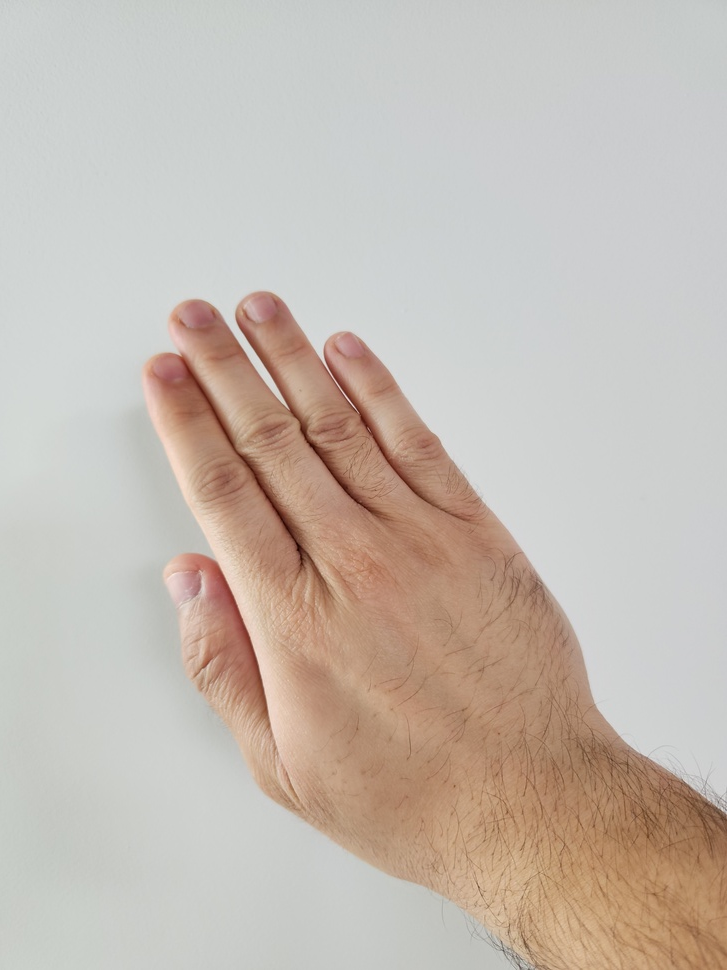
#> input picture Project_1/notebooks/explore/images/Paper/20240922_123828.jpg, 727 x 970 px, shrunk from 6120 x 8160 before the run
$ python -i deployment.py   (imports and definitions only)
#> lines starting #> are read from the running program, lines starting #| are printed output that depends on the picture; after the words box and inside, x2 and y2 are one past the last pixel; in counts of white or black regions, pixels touching at a corner belong together
#> further down, picture is the input picture: shape (970, 727, 3); mean B, G, R 178.1, 187, 197.1
import cv2 as cv
import joblib
import numpy as np
import pandas as pd

# [10 lines not run here, left out]

# Define the features based on your trained model
features = ['perimeter', 'solidity', 'circularity', 'eccentricity', 'major_axis_length', 'minor_axis_length']


def getContourFeatures(contour):
    """ Return selected contour features based on contour analysis. """
    # Simple contour features
    area = cv.contourArea(contour)
    perimeter = cv.arcLength(contour, True)

    # Convex hull features
    hull = cv.convexHull(contour)
    hull_area = cv.contourArea(hull)
    solidity = float(area) / hull_area if hull_area > 0 else 0

    # Circularity
    circularity = (4 * np.pi * area) / (perimeter ** 2) if perimeter > 0 else 0

    # Eccentricity and fitting ellipse parameters
    try:
        ellipse = cv.fitEllipse(contour)
        (center, axes, orientation) = ellipse
        major_axis_length = max(axes)
        minor_axis_length = min(axes)
        eccentricity = np.sqrt(1 - (minor_axis_length / major_axis_length) ** 2) if major_axis_length > 0 else 0
    except Exception as e:
        major_axis_length = minor_axis_length = eccentricity = 0

    # Create a feature vector with only the selected features
    features = np.array([
        perimeter,
        solidity,
        circularity,
        eccentricity,
        major_axis_length,
        minor_axis_length
    ])

    return features

def extract_features_from_frame(frame):
    """ Extract features from the given frame using contour analysis. """
    # Convert the image to the HSV color space
    hsv_img = cv.cvtColor(frame, cv.COLOR_BGR2HSV)
#> hsv_img: shape (970, 727, 3); mean H, S, V 55.6, 31.6, 199.2

    # Define the skin color range
    lower_skin = np.array([0, 20, 70], dtype=np.uint8)
    upper_skin = np.array([20, 255, 255], dtype=np.uint8)

    # Create a binary mask where skin color is within the specified range
    masked_img = cv.inRange(hsv_img, lower_skin, upper_skin)
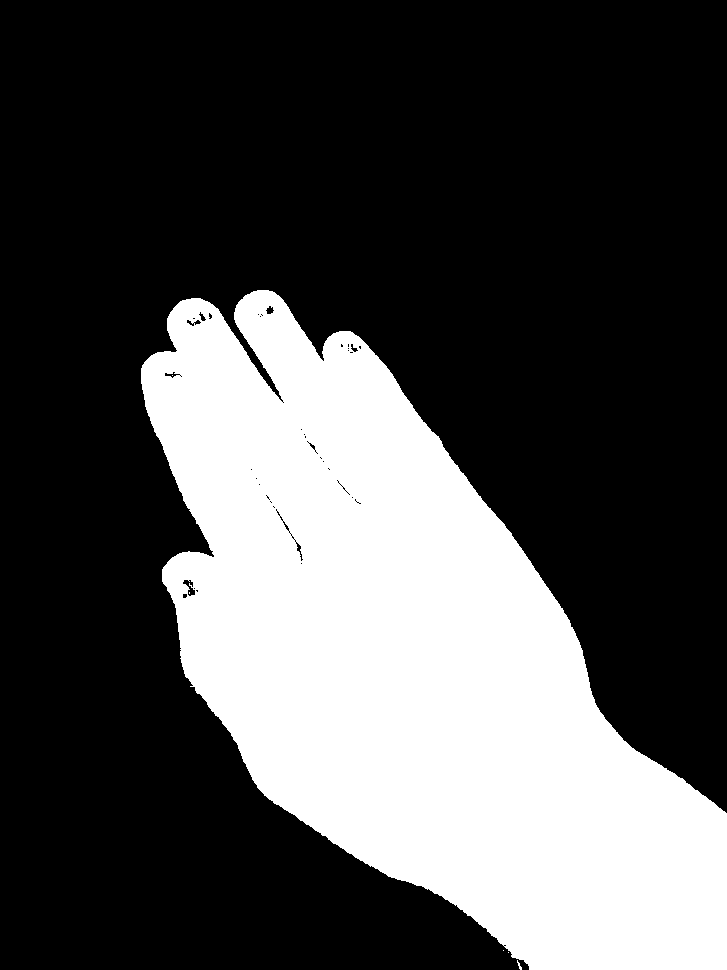
#> masked_img: shape (970, 727); 30.5% white; 6 white regions (4 under 20 px), largest, box (x1, y1, x2, y2) and area: (141, 290, 727, 970) 214754, (517, 960, 522, 970) 20

    # Apply morphological operations to clean up the mask (remove small noises)
    kernel = cv.getStructuringElement(cv.MORPH_ELLIPSE, (5, 5))
    masked_img = cv.morphologyEx(masked_img, cv.MORPH_CLOSE, kernel)
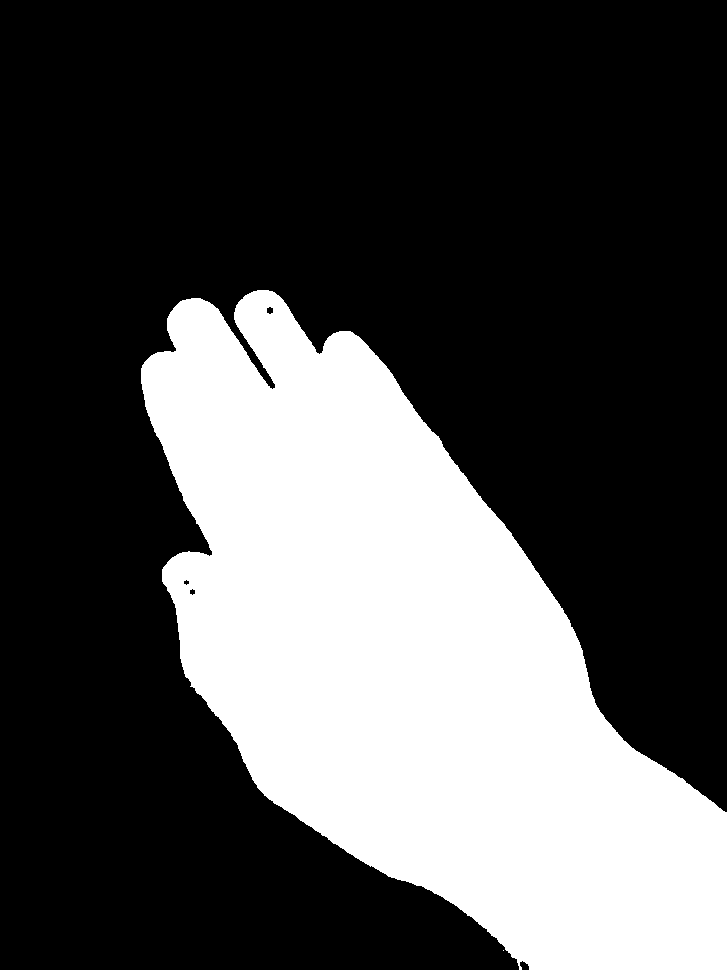
#> masked_img: shape (970, 727); 30.5% white; 2 white regions (1 under 20 px), largest, box (x1, y1, x2, y2) and area: (141, 290, 727, 970) 215320
    masked_img = cv.erode(masked_img, None, iterations=2)
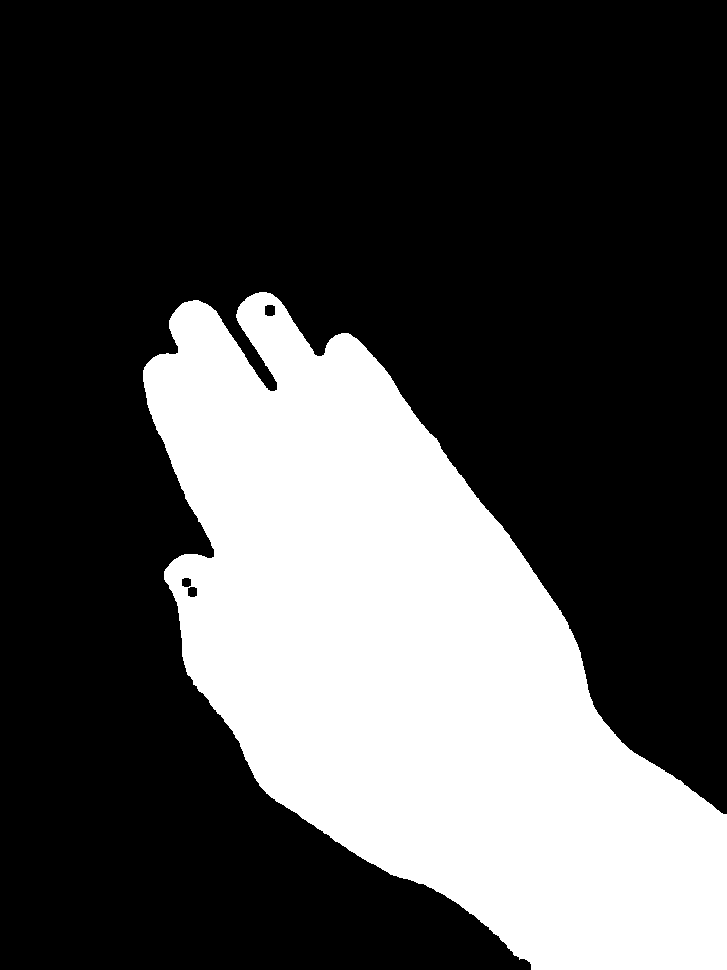
#> masked_img: shape (970, 727); 29.8% white; 1 white region, box (x1, y1, x2, y2) and area: (143, 292, 727, 970) 209884
    masked_img = cv.dilate(masked_img, None, iterations=2)
#> masked_img: shape (970, 727); 30.5% white; 1 white region

    # Find contours in the masked image
    contours, _ = cv.findContours(masked_img, cv.RETR_EXTERNAL, cv.CHAIN_APPROX_SIMPLE)
#> contours = 1 contour; box (x1, y1, x2, y2) and area: (141, 290, 727, 970) 214329

    if contours:
        # Get the largest contour (assuming it's the hand)
        # print("Contours found:", len(contours))
        cv.drawContours(frame, contours, -1, (0, 255, 0), 3)
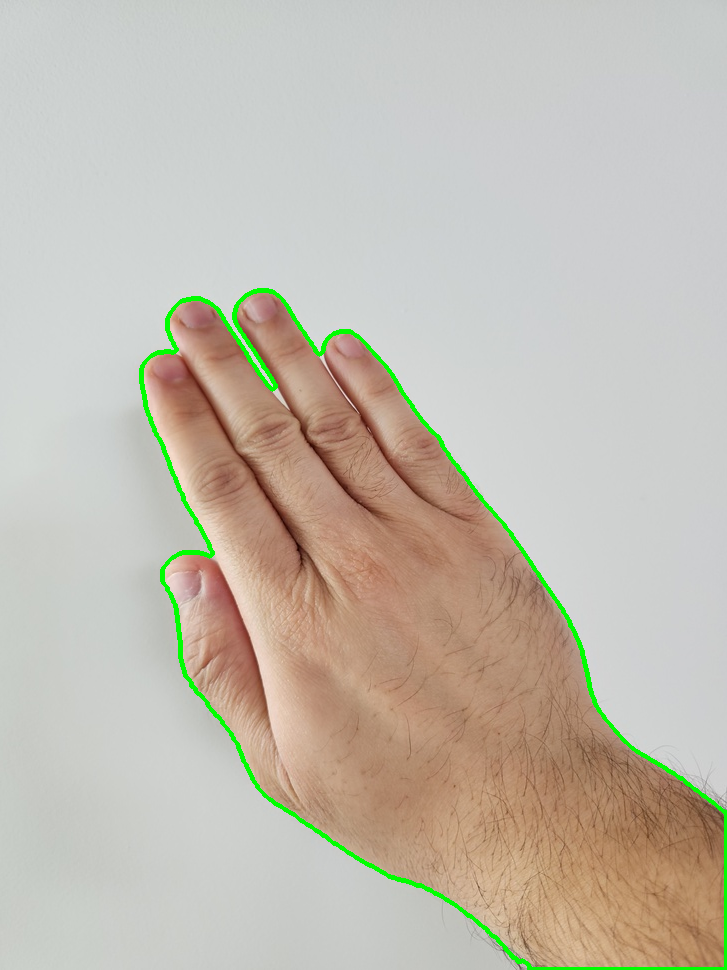
#> frame: shape (970, 727, 3); 1.36% of pixels changed, all inside (x1, y1, x2, y2) = (139, 288, 727, 970)

        hand_contour = max(contours, key=cv.contourArea)
#> hand_contour = contour of 1012 points, box (x1, y1, x2, y2) (141, 290, 727, 970), area 214329


        # Extract features from the largest contour
        features = getContourFeatures(hand_contour)  # Use the function you defined earlier
#> in getContourFeatures, `area = cv.contourArea(contour)`: area = 214329
#> in getContourFeatures, `perimeter = cv.arcLength(contour, True)`: perimeter = 2446.7
#> in getContourFeatures, `hull = cv.convexHull(contour)`: hull = contour of 31 points, box (x1, y1, x2, y2) (141, 290, 727, 970), area 230905
#> in getContourFeatures, `hull_area = cv.contourArea(hull)`: hull_area = 230905
#> in getContourFeatures, `solidity = float(area) / hull_area if hull_area > 0 else 0`: solidity = 0.928
#> in getContourFeatures, `circularity = (4 * np.pi * area) / (perimeter ** 2) if perimeter > 0 e..`: circularity = 0.45
#> in getContourFeatures, `ellipse = cv.fitEllipse(contour)`: ellipse = ((396.6, 646.1), (353.5, 740.6), 144.5)
#> in getContourFeatures, `(center, axes, orientation) = ellipse`: center = (396.6, 646.1); axes = (353.5, 740.6); orientation = 144.5
#> in getContourFeatures, `major_axis_length = max(axes)`: major_axis_length = 740.6
#> in getContourFeatures, `minor_axis_length = min(axes)`: minor_axis_length = 353.5
#> in getContourFeatures, `eccentricity = np.sqrt(1 - (minor_axis_length / major_axis_length) ** ..`: eccentricity = 0.879
#> in getContourFeatures, `features = np.array([ perimeter, solidity, circularity, eccentricity, ..`: features = [2446.7, 0.928, 0.45, 0.879, 740.6, 353.5]
#> features = [2446.7, 0.928, 0.45, 0.879, 740.6, 353.5]

        return features, hand_contour  # Return the extracted features

    return None, None  # Return None if no contour is found


# Start video capture
# [3 lines not run here, left out]

label_mapping = {
    0: 'Paper',
    1: 'Rock',
    2: 'Scissors'
}

# [48 lines not run here, left out]

>>> import cv2
>>> picture = cv2.imread('../explore/images/Paper/20240922_123828.jpg')
>>> result = extract_features_from_frame(picture)
#> result = 2 items, first 2: [2446.7, 0.928, 0.45, 0.879, 740.6, 353.5], contour of 1012 points, box (x1, y1, x2, y2) (141, 290, 727, 970), area 214329

$ run again, on Project_1/notebooks/explore/images/Paper/20240922_123838.jpg
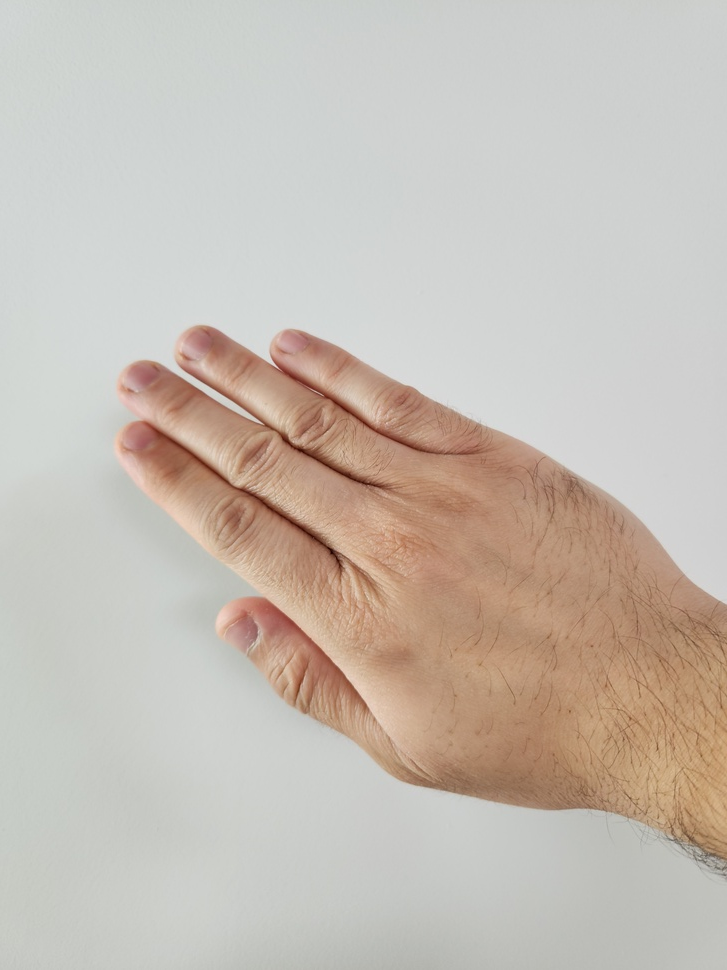
#> input picture Project_1/notebooks/explore/images/Paper/20240922_123838.jpg, 727 x 970 px, shrunk from 6120 x 8160 before the run
#> picture is the input picture: shape (970, 727, 3); mean B, G, R 180.8, 189.7, 198.5
#> hsv_img: shape (970, 727, 3); mean H, S, V 46.1, 28.1, 200.3
#> in extract_features_from_frame, `masked_img = cv.erode(masked_img, None, iterations=2)`:
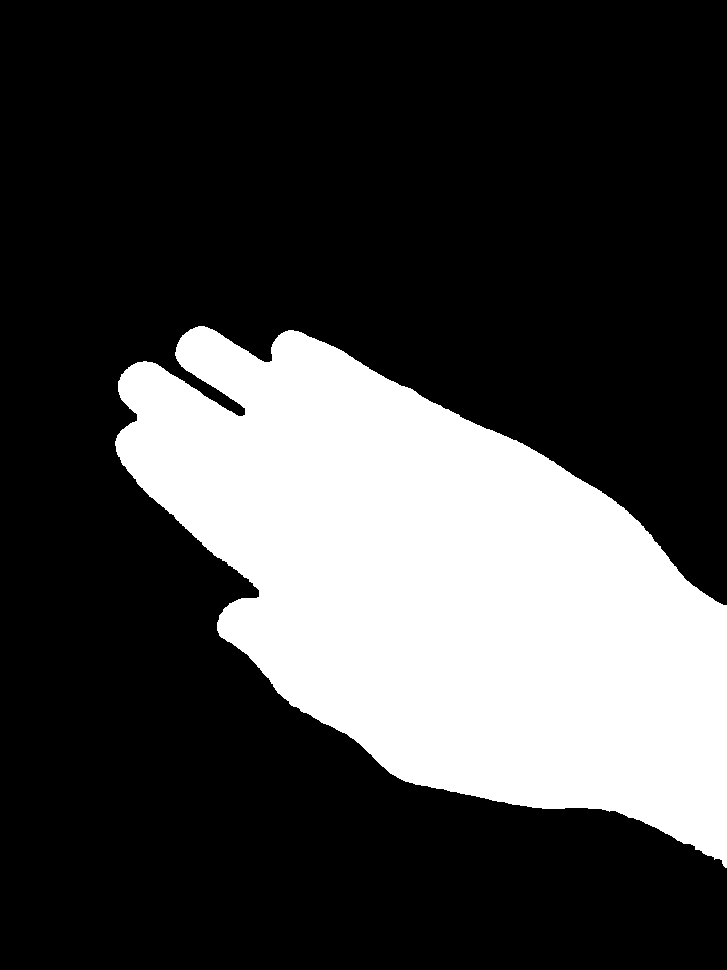
#> masked_img: shape (970, 727); 26.6% white; 1 white region, box (x1, y1, x2, y2) and area: (115, 326, 727, 868) 187454
#> contours = 1 contour; box (x1, y1, x2, y2) and area: (113, 324, 727, 870) 191460
#> in extract_features_from_frame, `cv.drawContours(frame, contours, -1, (0, 255, 0), 3)`:
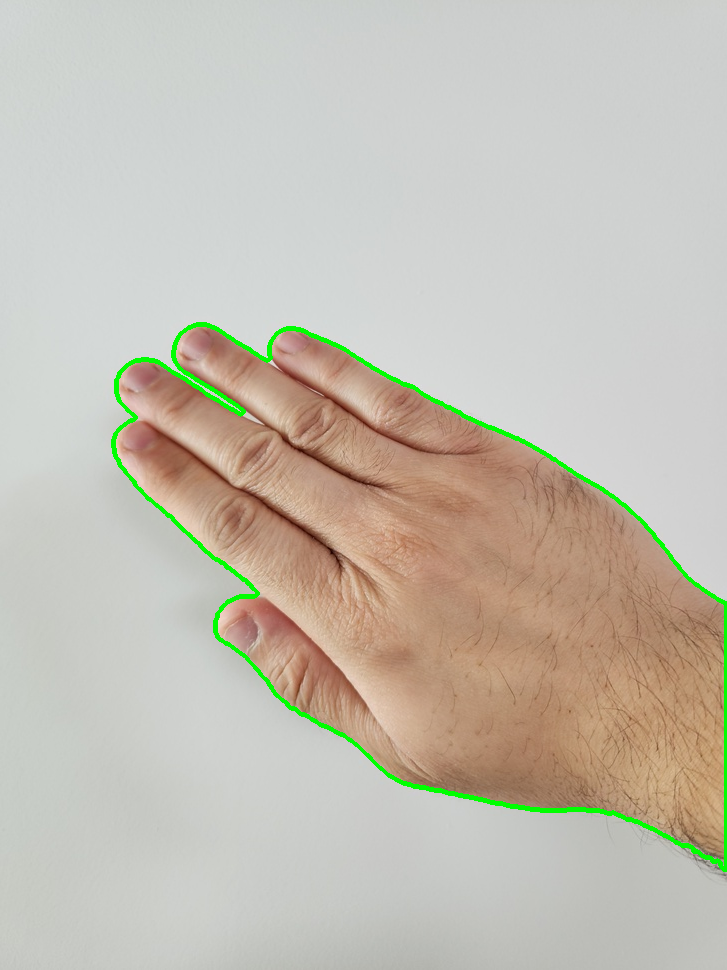
#> frame: shape (970, 727, 3); 1.29% of pixels changed, all inside (x1, y1, x2, y2) = (111, 322, 727, 872)
#> hand_contour = contour of 1042 points, box (x1, y1, x2, y2) (113, 324, 727, 870), area 191460
#> area = 191460
#> perimeter = 2290.2
#> hull = contour of 37 points, box (x1, y1, x2, y2) (113, 324, 727, 870), area 204760
#> hull_area = 204760
#> solidity = 0.935
#> circularity = 0.459
#> ellipse = ((452.7, 595.5), (346, 723.9), 124.7)
#> center = (452.7, 595.5); axes = (346, 723.9); orientation = 124.7
#> major_axis_length = 723.9
#> minor_axis_length = 346
#> eccentricity = 0.878
#> in getContourFeatures, `features = np.array([ perimeter, solidity, circularity, eccentricity, ..`: features = [2290.2, 0.935, 0.459, 0.878, 723.9, 346]
#> result = 2 items, first 2: [2290.2, 0.935, 0.459, 0.878, 723.9, 346], contour of 1042 points, box (x1, y1, x2, y2) (113, 324, 727, 870), area 191460
